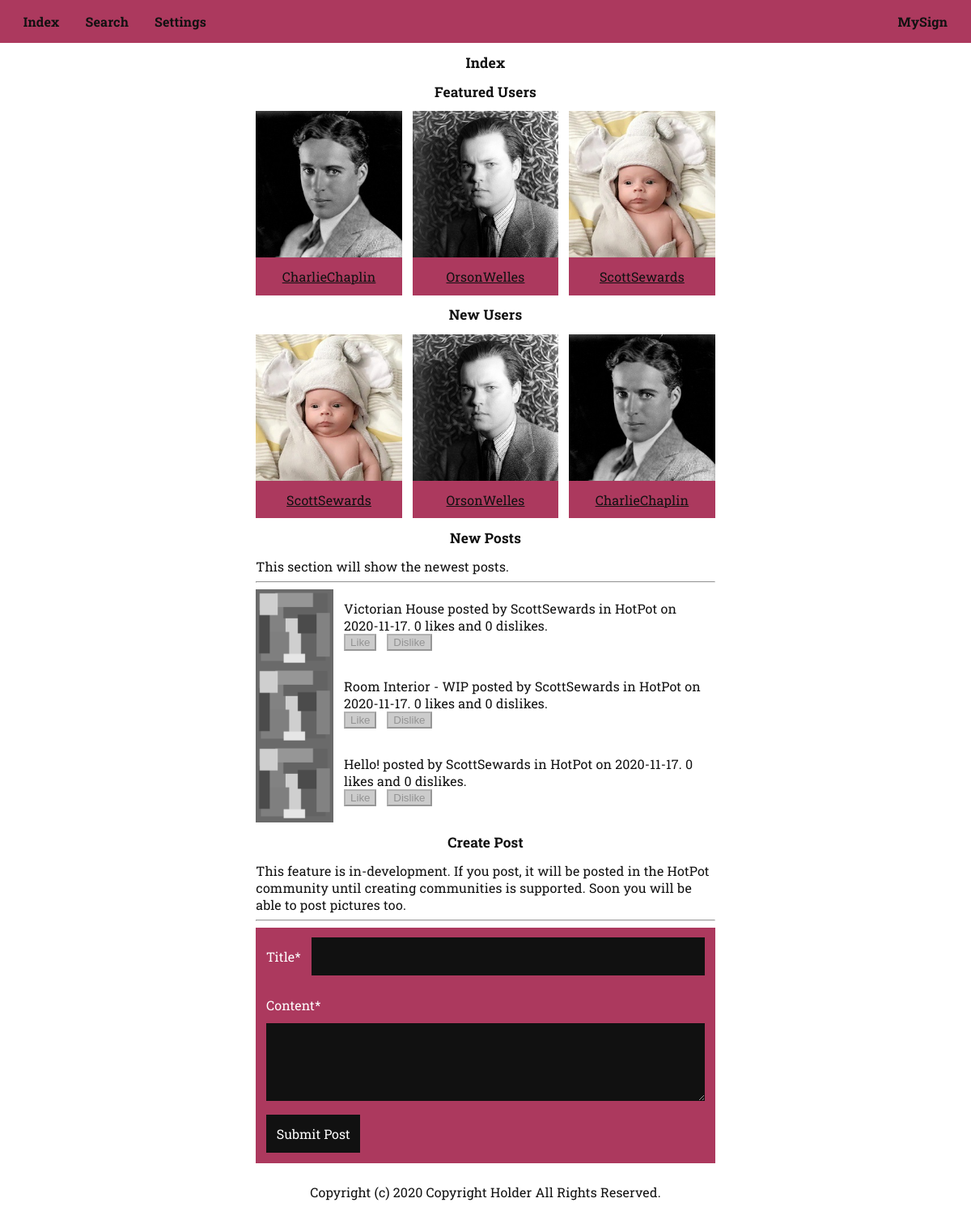
/ (signed in), run on the app's committed database.
### tables this page shows
CREATE TABLE `users` (
  `id` int(11) NOT NULL,
  `created` date NOT NULL DEFAULT current_timestamp(),
  `name` text NOT NULL,
  `email` text NOT NULL,
  `verified` tinyint(1) NOT NULL DEFAULT 0,
  `can_email` tinyint(1) NOT NULL DEFAULT 1,
  `password` text NOT NULL,
  `picture` text NOT NULL DEFAULT 'images/picture.png',
  `banner` text NOT NULL DEFAULT 'images/banner.png'
);

CREATE TABLE `posts` (
  `id` int(11) NOT NULL,
  `posted` date NOT NULL DEFAULT current_timestamp(),
  `posted_by` int(11) NOT NULL,
  `posted_in` text NOT NULL,
  `title` text NOT NULL,
  `content` text NOT NULL,
  `likes` int(11) NOT NULL DEFAULT 0,
  `dislikes` int(11) NOT NULL DEFAULT 0
);

CREATE TABLE `communities` (
  `id` int(11) NOT NULL,
  `created` date NOT NULL DEFAULT current_timestamp(),
  `created_by` int(11) NOT NULL,
  `admin` int(11) NOT NULL,
  `name` text NOT NULL,
  `description` text NOT NULL,
  `picture` text NOT NULL DEFAULT 'images/picture.png',
  `banner` text NOT NULL DEFAULT 'images/banner.png',
  `subscribers` int(11) NOT NULL DEFAULT 0
);

### index.php (the view, shortened to what this page needs)
<?php
require_once("head.php");
?>
<main>
  <section>
    <h1>Index</h1>
    <h2>Featured Users</h2>
    <div class='users'>
      <?php
      $select = mysqli_query($connection, "SELECT * FROM users ORDER BY id ASC LIMIT 3");
      while($fetch = mysqli_fetch_assoc($select)) {
        $name = $fetch['name'];
        $picture = $fetch['picture'];
        $link = "user.php?name={$name}";
        echo "
        <div class='user'>
          <img src='{$picture}'/>
          <span class='name'><a href='{$link}'>{$name}</a></span>
        </div>";
      }
      ?>
    </div>
  </section>
  <section>
    <h2>New Users</h2>
    <div class='users'>
      <?php
      $select = mysqli_query($connection, "SELECT * FROM users ORDER BY id DESC LIMIT 3");
      while($fetch = mysqli_fetch_assoc($select)) {
        $name = $fetch['name'];
        $picture = $fetch['picture'];
        $link = "user.php?name={$name}";
        echo "
        <div class='user'>
          <img src='{$picture}'/>
          <span class='name'><a href='{$link}'>{$name}</a></span>
        </div>";
      }
      ?>
    </div>
  </section>
  <section>
    <h2>New Posts</h2>
    <p>This section will show the newest posts.</p>
    <hr>
    <div id='posts'>
      <?php
      $select = mysqli_query($connection, "SELECT * FROM posts ORDER BY id DESC LIMIT 5");
      while($fetch = mysqli_fetch_array($select)) {
        $posted = $fetch["posted"];
        $posted_by = $fetch["posted_by"];
        $select_posted_by = mysqli_query($connection, "SELECT name FROM users WHERE id='{$posted_by}'");
        $fetch_posted_by = mysqli_fetch_array($select_posted_by);
        $posted_by = $fetch_posted_by["name"];
        $posted_in = $fetch["posted_in"];
        $select_posted_in = mysqli_query($connection, "SELECT name FROM communities WHERE id='{$posted_in}'");
        $fetch_posted_by = mysqli_fetch_array($select_posted_in);
        $posted_in = $fetch_posted_by["name"];
        $title = $fetch["title"];
        $likes = $fetch["likes"];
        $dislikes = $fetch["dislikes"];
        echo "
        <div class='post'>
          <img src='images/picture.png' alt='Placeholder'/>
          <div>
            <div>
              <p><span>{$title}</span> posted by <span>{$posted_by}</span> in <span>{$posted_in}</span> on <span>{$posted}</span>. <span>{$likes}</span> likes and <span>{$dislikes}</span> dislikes.</p>
            </div>
            <div class='inline'>
            <button type='button' name='like' disabled>Like</button>
            <button type='button' name='dislike' disabled>Dislike</button>
            </div>
          </div>
        </div>";
      }
      ?>
    </div>
  </section>
  <section>
    <h2>Create Post</h2>
    <?php
    if(isset($my_id)) {
      echo "
      <p>This feature is in-development. If you post, it will be posted in the HotPot community until creating communities is supported. Soon you will be able to post pictures too.</p>
      <hr>
      <form action='index.php' method='POST'>
        <div class='inline'>
          <label for='title'>Title*</label>
          <input id='title' type='text' name='title' required>
        </div>
        <div>
          <label for='content'>Content*</label>
          <textarea id='content' name='content' required></textarea>
        </div>
        <input type='submit' name='submit-post' value='Submit Post'/>
      </form>";
    } else echo "Sign-in to create a post.";
    ?>
  </section>
</main>
<?php
require_once("foot.php");
?>

### data on the page
users: picture (picture), name "CharlieChaplin"
users: picture (picture), name "OrsonWelles"
users: picture (picture), name "ScottSewards"
posts: title "Victorian House", users.name "ScottSewards", communities.name "HotPot", posted "2020-11-17", likes "0", dislikes "0"
posts: title "Room Interior - WIP", users.name "ScottSewards", communities.name "HotPot", posted "2020-11-17", likes "0", dislikes "0"
posts: title "Hello!", users.name "ScottSewards", communities.name "HotPot", posted "2020-11-17", likes "0", dislikes "0"
